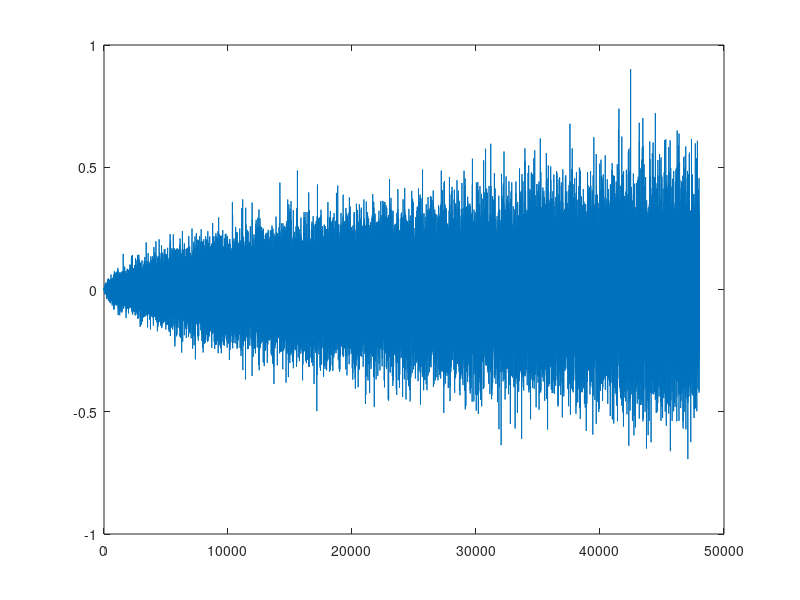

Write the MATLAB code that produced this figure.
%linear Fade

Fs = 48000;
numOfSamples = Fs*1; % 1 second signal

%Generate White Noise

noise = 0.2*randn(numOfSamples,1);


% %create linear fade in
% linFadeIn = linspace(0,1,numOfSamples/4);
% linFadeIn = linFadeIn(:);
% 
% %create linear fade out
% linFadeOut = linspace(1,0,numOfSamples);
% linFadeOut = linFadeOut(:);


%create quadratic fade in
quadFadeIn = [linspace(0,1,numOfSamples)].^(1/2);
quadFadeIn = quadFadeIn(:);

out = noise;
for sample = 1:length(quadFadeIn)
    
    out(sample,1) = noise(sample,1)*quadFadeIn(sample,1);    
    
end

plot(out);
sound (out);

